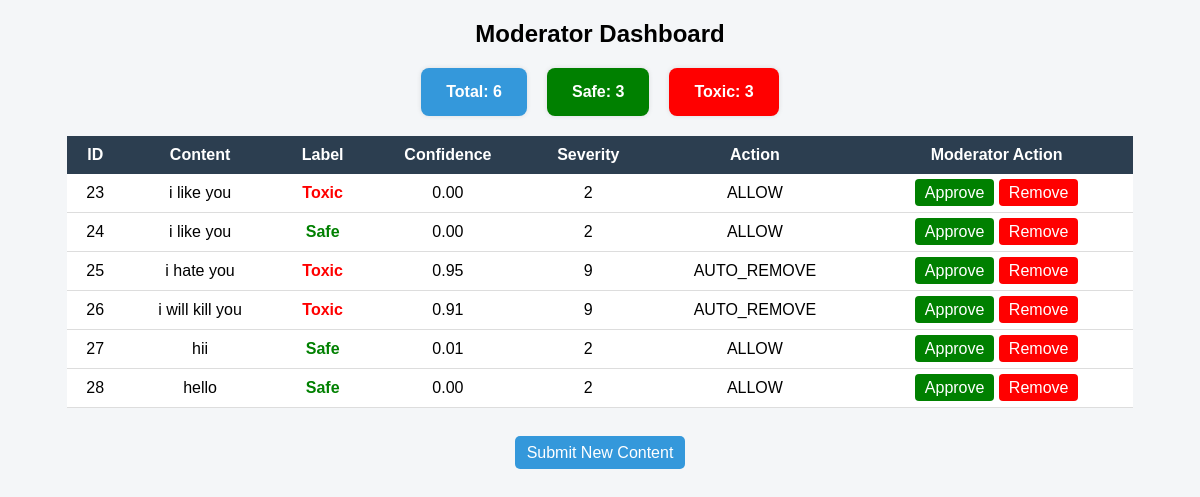
Page /dashboard (signed in) on the earlier database version.
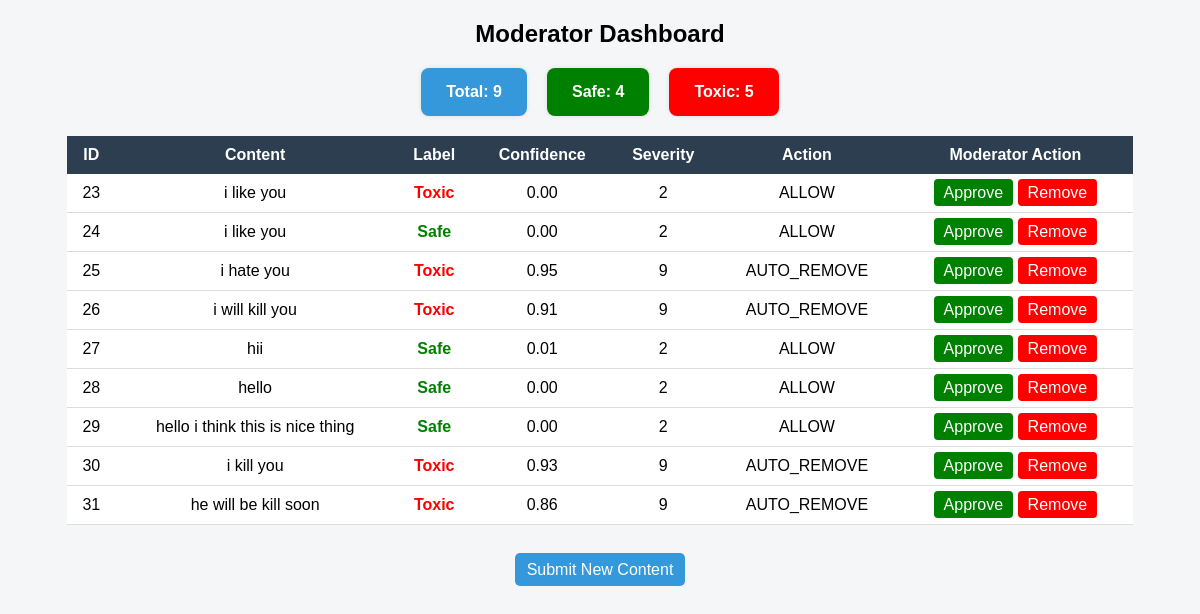
Same page on the later database version.
### tables this page shows
CREATE TABLE posts (
        id INTEGER PRIMARY KEY AUTOINCREMENT,
        content TEXT,
        label TEXT,
        confidence REAL,
        severity INTEGER,
        action TEXT
    );

### app.py (the view)
@app.route("/dashboard")
def dashboard():
    if 'user' not in session:
        return redirect("/login")
    conn = get_db_connection()
    cursor = conn.cursor()
    cursor.execute("SELECT * FROM posts")
    posts = cursor.fetchall()
    cursor.execute("SELECT COUNT(*) FROM posts")
    total_posts = cursor.fetchone()[0]
    cursor.execute("SELECT COUNT(*) FROM posts WHERE label='toxic'")
    toxic_count = cursor.fetchone()[0]
    cursor.execute("SELECT COUNT(*) FROM posts WHERE label='safe'")
    safe_count = cursor.fetchone()[0]
    conn.close()
    return render_template(
        "dashboard.html",
        posts=posts,
        total_posts=total_posts,
        toxic_count=toxic_count,
        safe_count=safe_count
    )

### app.py (called while the page is built)
def get_db_connection():
    return sqlite3.connect("database.db")

### templates/dashboard.html (shortened to what this page needs)
<!DOCTYPE html>
<html>
<head>
</head>
<body>
<h2>Moderator Dashboard</h2>
<div class="stats">
    <div class="card total">Total: {{ total_posts }}</div>
    <div class="card safe-card">Safe: {{ safe_count }}</div>
    <div class="card toxic-card">Toxic: {{ toxic_count }}</div>
</div>
<table>
<tr>
<th>ID</th>
<th>Content</th>
<th>Label</th>
<th>Confidence</th>
<th>Severity</th>
<th>Action</th>
<th>Moderator Action</th>
</tr>
{% for post in posts %}
<tr>
<td>{{ post[0] }}</td>
<td>{{ post[1] }}</td>
<td>
{% if post[2] == "toxic" %}
<span class="toxic">Toxic</span>
{% else %}
<span class="safe">Safe</span>
{% endif %}
</td>
<td>{{ "%.2f"|format(post[3]) }}</td>
<td>{{ post[4] }}</td>
<td>{{ post[5] }}</td>
<td>
<a class="btn-approve" href="/update/{{ post[0] }}/APPROVED">Approve</a>
<a class="btn-remove"
   href="/update/{{ post[0] }}/REMOVED"
   onclick="return confirm('Are you sure you want to remove this content?')">
   Remove
</a>
</td>
</tr>
{% endfor %}
</table>
<br><br>
<a class="btn-home" href="/">Submit New Content</a>
</body>
</html>

### templates/dashboard.html (style rules this page uses)
body { font-family: Arial, sans-serif; background-color:#f4f6f8; text-align:center; }
h2 { margin-top:20px; }
.stats { display:flex; justify-content:center; gap:20px; margin:20px; }
.card { background:white; padding:15px 25px; border-radius:8px; box-shadow:0 0 5px rgba(0,0,0,0.1); font-weight:bold; }
.total { background:#3498db; color:white; }
.safe-card { background:green; color:white; }
.toxic-card { background:red; color:white; }
table { margin:auto; border-collapse:collapse; width:90%; background:white; }
th { background:#2c3e50; color:white; padding:10px; }
td { padding:10px; border-bottom:1px solid #ddd; }
.safe { color:green; font-weight:bold; }
.toxic { color:red; font-weight:bold; }
.btn-approve { background:green; color:white; padding:5px 10px; text-decoration:none; border-radius:4px; }
.btn-remove { background:red; color:white; padding:5px 10px; text-decoration:none; border-radius:4px; }
.btn-home { background:#3498db; color:white; padding:8px 12px; text-decoration:none; border-radius:5px; }

Differences in the rows shown:
added posts: id "29", content "hello i think this is nice thing", label "Safe", confidence "0.00", severity "2", action "ALLOW"
added posts: id "30", content "i kill you", label "Toxic", confidence "0.93", severity "9", action "AUTO_REMOVE"
added posts: id "31", content "he will be kill soon", label "Toxic", confidence "0.86", severity "9", action "AUTO_REMOVE"
Other differences:
{{ total_posts }}: "6" → "9"
{{ safe_count }}: "3" → "4"
{{ toxic_count }}: "3" → "5"
